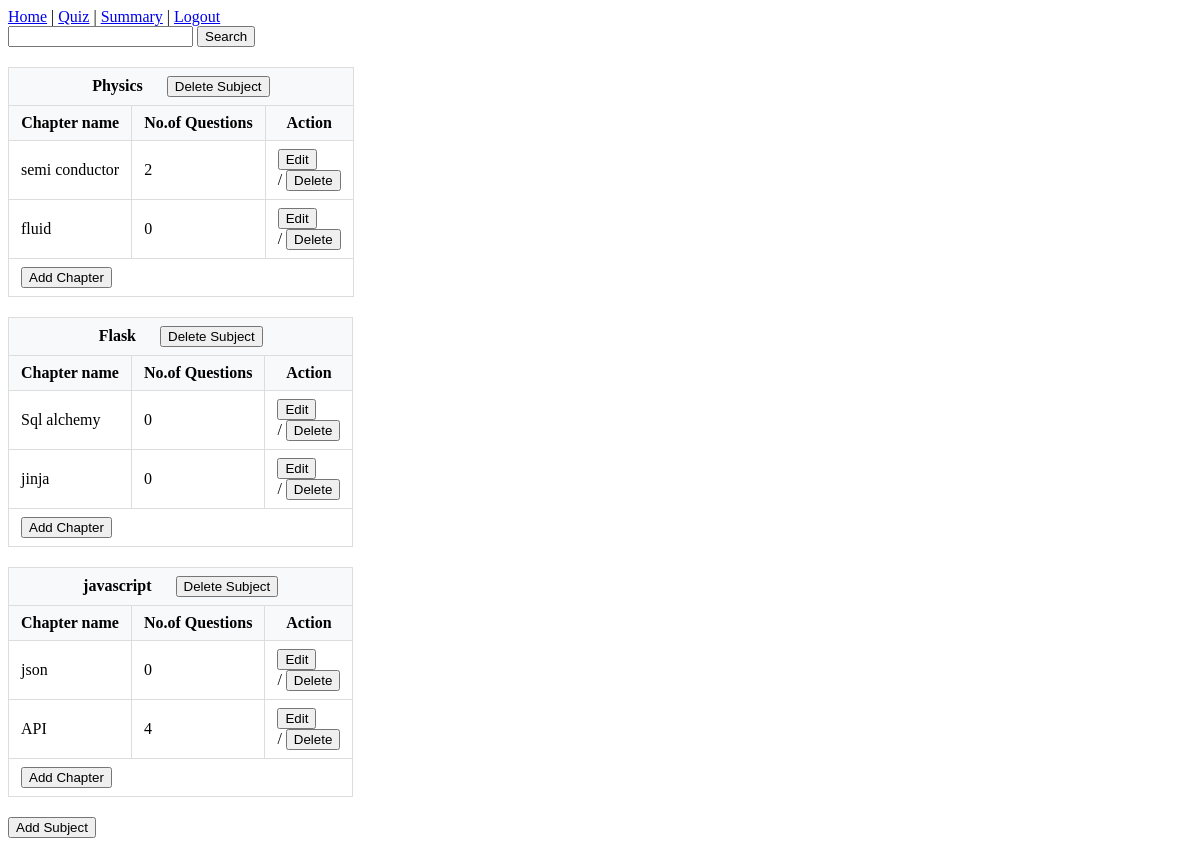
Page /admin_dashboard on the committed database.
### models.py (models this page shows)
class Subject(db.Model):
    id = db.Column(db.Integer, primary_key = True)
    name = db.Column(db.String(100), nullable=False)
    description = db.Column(db.String(100),  nullable = True)
    chapters = db.relationship('Chapter', backref='subject', lazy=True, cascade="all, delete-orphan")

class Chapter(db.Model):
    id = db.Column(db.Integer, primary_key = True)
    name = db.Column(db.String(100), nullable=False)
    description = db.Column(db.String(100),  nullable = True)
    subject_id = db.Column(db.Integer, db.ForeignKey('subject.id'), nullable = False)
    quizzes = db.relationship('Quiz', backref='chapter', lazy=True, cascade="all, delete-orphan")
    @property
    def total_question(self):
        return sum(len(quiz.question) for quiz in self.quizzes)

### app.py (the view)
@app.route("/admin_dashboard", methods = ['GET', 'POST'])
def admin_dashboard():
    subjects = Subject.query.all()
    chapters = Chapter.query.all()
    return render_template("admin_dashboard.html", subjects = subjects, chapters = chapters )

### templates/admin_dashboard.html (shortened to what this page needs)
<!DOCTYPE html>
<html lang="en">
<head>
</head>
<body>
    <div id="nav_bar">
        <a href="{{ url_for('admin_dashboard') }}">Home</a>  |
        <a href="{{ url_for('quiz_management') }}">Quiz</a>  |
        <a href="{{ url_for('admin_summary') }}">Summary</a>     |
        <a href="{{ url_for('login') }}">Logout</a>
        <form action="{{ url_for('admin_search') }}">
            <input type="text" name="search_key" value="{{ search_key if search_key }}">
            <button>Search</button>
        </form>
    </div>
    <div id="content">
        {% for s in subjects %}
           <table border="1px">
            <tr>
                <th colspan="3">
                    {{ s.name }}
                    <a href="/delete_subject?id={{ s.id }}"
                       style="margin-left: 20px;">
                        <button>Delete Subject</button>
                    </a>
                </th>
            </tr>
            <tr>
                <th>Chapter name</th>
                <th>No.of Questions</th>
                <th>Action</th>
            </tr>
            {% for c in s.chapters %}
                <tr>
                    <td>{{ c.name }}</td>
                    <td>{{ c.total_question }}</td>
                    <td>
                        <div id="/edit_chapter">
                            <a href="/edit_chapter?id={{c.id}}"><button>Edit</button></a>
                        </div>
                        /
                        <a href="/delete_chapter?id={{c.id}}"><button>Delete</button></a>
                    </td>
                </tr>
            {% endfor %}
            <tr>
                <td colspan="3">
                    <a href="{{ url_for('add_chapter', subject_id=s.id) }}">
                        <button>Add Chapter</button>
                    </a>
                </td>
            </tr>
           </table>
        {% endfor %}
    </div>
    <div id="/add_subject">
        <a href="{{ url_for('add_subject') }}">
            <button>Add Subject</button>
        </a>
    </div>
</body>
</html>

### templates/admin_dashboard.html (style rules this page uses)
table { margin: 20px 0; border-collapse: collapse; }
th, td { padding: 8px 12px; border: 1px solid #ddd; }
th { background-color: #f8f9fa; }

### rows in the picture
Subject: name "Physics"
Chapter: name "semi conductor", total_question "2"
Chapter: name "fluid", total_question "0"
Subject: name "Flask"
Chapter: name "Sql alchemy", total_question "0"
Chapter: name "jinja", total_question "0"
Subject: name "javascript"
Chapter: name "json", total_question "0"
Chapter: name "API", total_question "4"
